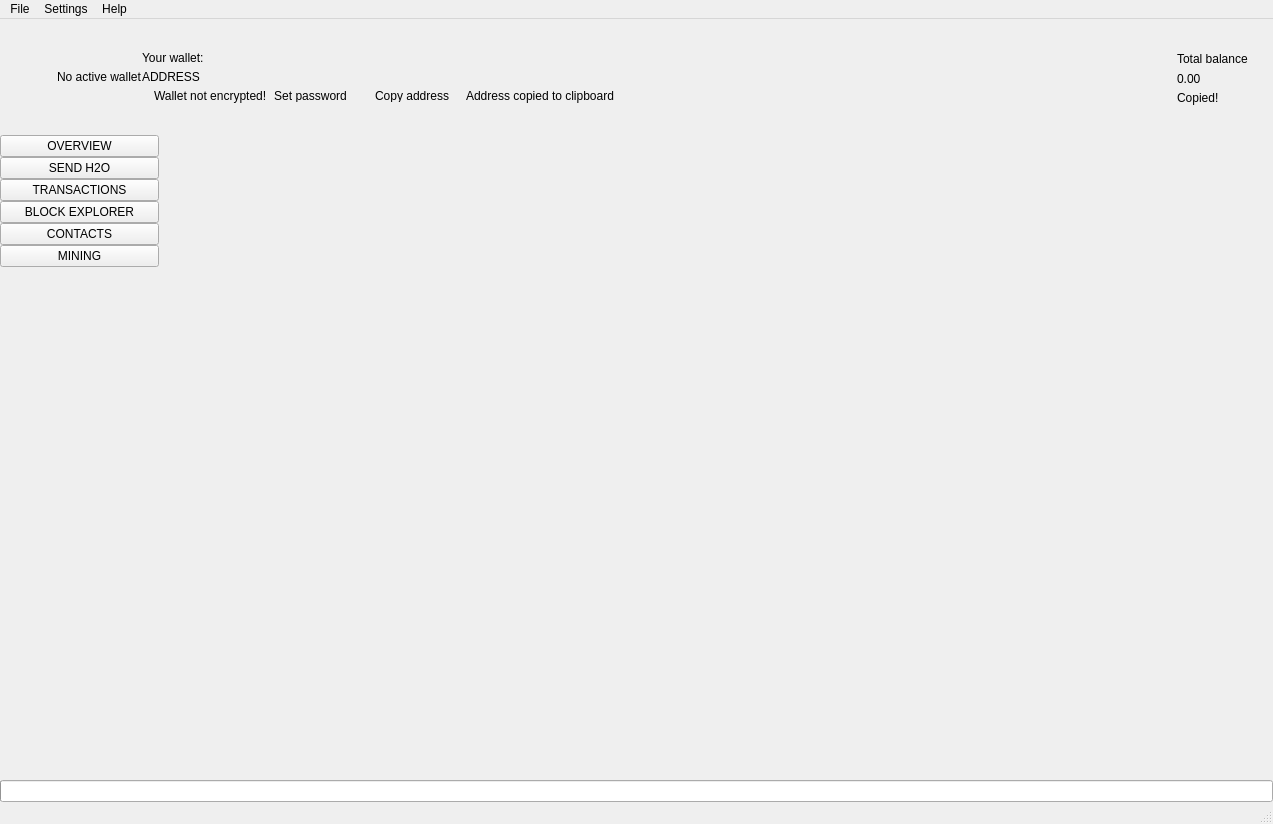
 <widget class="QMainWindow" name="MainWindow">
  <property name="geometry">
   <rect>
    <x>0</x>
    <y>0</y>
    <width>1273</width>
    <height>824</height>
   </rect>
  </property>
  <property name="sizePolicy">
   <sizepolicy hsizetype="Preferred" vsizetype="Preferred">
    <horstretch>0</horstretch>
    <verstretch>0</verstretch>
   </sizepolicy>
  </property>
  <property name="minimumSize">
   <size>
    <width>1260</width>
    <height>600</height>
   </size>
  </property>
  <property name="maximumSize">
   <size>
    <width>16777215</width>
    <height>16777215</height>
   </size>
  </property>
  <property name="windowTitle">
   <string>MainWindow</string>
  </property>
  <property name="windowIcon">
   <iconset>
    <normaloff>:/images/marcoin</normaloff>:/images/marcoin</iconset>
  </property>
  <widget class="QWidget" name="centralwidget">
   <layout class="QVBoxLayout" name="verticalLayout_2">
    <property name="spacing">
     <number>0</number>
    </property>
    <property name="leftMargin">
     <number>0</number>
    </property>
    <property name="topMargin">
     <number>0</number>
    </property>
    <property name="rightMargin">
     <number>0</number>
    </property>
    <property name="bottomMargin">
     <number>0</number>
    </property>
    <item>
     <widget class="QFrame" name="m_headerFrame">
      <property name="minimumSize">
       <size>
        <width>0</width>
        <height>116</height>
       </size>
      </property>
      <property name="maximumSize">
       <size>
        <width>16777215</width>
        <height>116</height>
       </size>
      </property>
      <property name="frameShape">
       <enum>QFrame::NoFrame</enum>
      </property>
      <property name="frameShadow">
       <enum>QFrame::Raised</enum>
      </property>
      <layout class="QHBoxLayout" name="horizontalLayout_3">
       <property name="spacing">
        <number>0</number>
       </property>
       <property name="leftMargin">
        <number>0</number>
       </property>
       <property name="topMargin">
        <number>0</number>
       </property>
       <property name="rightMargin">
        <number>25</number>
       </property>
       <property name="bottomMargin">
        <number>0</number>
       </property>
       <item>
        <spacer name="horizontalSpacer_2">
         <property name="orientation">
          <enum>Qt::Horizontal</enum>
         </property>
         <property name="sizeType">
          <enum>QSizePolicy::Fixed</enum>
         </property>
         <property name="sizeHint" stdset="0">
          <size>
           <width>30</width>
           <height>20</height>
          </size>
         </property>
        </spacer>
       </item>
       <item>
        <widget class="QLabel" name="m_logoLabel">
         <property name="text">
          <string/>
         </property>
        </widget>
       </item>
       <item>
        <spacer name="horizontalSpacer_5">
         <property name="orientation">
          <enum>Qt::Horizontal</enum>
         </property>
         <property name="sizeType">
          <enum>QSizePolicy::Fixed</enum>
         </property>
         <property name="sizeHint" stdset="0">
          <size>
           <width>20</width>
           <height>20</height>
          </size>
         </property>
        </spacer>
       </item>
       <item>
        <widget class="WalletGui::WalletSmallGrayTextLabel" name="m_noWalletLabel">
         <property name="text">
          <string>No active wallet</string>
         </property>
        </widget>
       </item>
       <item>
        <widget class="QFrame" name="m_walletFrame">
         <property name="frameShape">
          <enum>QFrame::NoFrame</enum>
         </property>
         <property name="frameShadow">
          <enum>QFrame::Raised</enum>
         </property>
         <layout class="QVBoxLayout" name="verticalLayout_3">
          <property name="spacing">
           <number>5</number>
          </property>
          <property name="leftMargin">
           <number>0</number>
          </property>
          <property name="topMargin">
           <number>0</number>
          </property>
          <property name="rightMargin">
           <number>0</number>
          </property>
          <property name="bottomMargin">
           <number>0</number>
          </property>
          <item>
           <spacer name="verticalSpacer_3">
            <property name="orientation">
             <enum>Qt::Vertical</enum>
            </property>
            <property name="sizeType">
             <enum>QSizePolicy::Minimum</enum>
            </property>
            <property name="sizeHint" stdset="0">
             <size>
              <width>20</width>
              <height>40</height>
             </size>
            </property>
           </spacer>
          </item>
          <item>
           <widget class="WalletGui::WalletSmallGrayTextLabel" name="m_walletLabel">
            <property name="text">
             <string>Your wallet:</string>
            </property>
            <property name="indent">
             <number>0</number>
            </property>
           </widget>
          </item>
          <item>
           <widget class="QLabel" name="m_addressLabel">
            <property name="sizePolicy">
             <sizepolicy hsizetype="Preferred" vsizetype="Preferred">
              <horstretch>0</horstretch>
              <verstretch>0</verstretch>
             </sizepolicy>
            </property>
            <property name="cursor">
             <cursorShape>PointingHandCursor</cursorShape>
            </property>
            <property name="toolTip">
             <string>Click to copy</string>
            </property>
            <property name="text">
             <string>ADDRESS</string>
            </property>
            <property name="indent">
             <number>0</number>
            </property>
           </widget>
          </item>
          <item>
           <layout class="QHBoxLayout" name="horizontalLayout_2">
            <property name="spacing">
             <number>0</number>
            </property>
            <item alignment="Qt::AlignTop">
             <widget class="QFrame" name="m_notEncryptedFrame">
              <property name="frameShape">
               <enum>QFrame::NoFrame</enum>
              </property>
              <property name="frameShadow">
               <enum>QFrame::Raised</enum>
              </property>
              <layout class="QHBoxLayout" name="horizontalLayout_4">
               <property name="spacing">
                <number>0</number>
               </property>
               <property name="leftMargin">
                <number>0</number>
               </property>
               <property name="topMargin">
                <number>0</number>
               </property>
               <property name="rightMargin">
                <number>0</number>
               </property>
               <property name="bottomMargin">
                <number>0</number>
               </property>
               <item alignment="Qt::AlignVCenter">
                <widget class="QLabel" name="m_notEncryptedIconLabel">
                 <property name="text">
                  <string/>
                 </property>
                 <property name="pixmap">
                  <pixmap resource="../../resources.qrc">:/icons/lock_open_gray</pixmap>
                 </property>
                 <property name="alignment">
                  <set>Qt::AlignLeading|Qt::AlignLeft|Qt::AlignVCenter</set>
                 </property>
                </widget>
               </item>
               <item>
                <spacer name="horizontalSpacer_11">
                 <property name="orientation">
                  <enum>Qt::Horizontal</enum>
                 </property>
                 <property name="sizeType">
                  <enum>QSizePolicy::Fixed</enum>
                 </property>
                 <property name="sizeHint" stdset="0">
                  <size>
                   <width>5</width>
                   <height>3</height>
                  </size>
                 </property>
                </spacer>
               </item>
               <item alignment="Qt::AlignVCenter">
                <widget class="WalletGui::WalletTinyGrayTextLabel" name="m_notEncryptedTextLabel">
                 <property name="text">
                  <string>Wallet not encrypted!</string>
                 </property>
                 <property name="alignment">
                  <set>Qt::AlignLeading|Qt::AlignLeft|Qt::AlignVCenter</set>
                 </property>
                </widget>
               </item>
               <item>
                <spacer name="horizontalSpacer_9">
                 <property name="orientation">
                  <enum>Qt::Horizontal</enum>
                 </property>
                 <property name="sizeType">
                  <enum>QSizePolicy::Fixed</enum>
                 </property>
                 <property name="sizeHint" stdset="0">
                  <size>
                   <width>3</width>
                   <height>3</height>
                  </size>
                 </property>
                </spacer>
               </item>
               <item alignment="Qt::AlignVCenter">
                <widget class="WalletGui::WalletTinyLinkLikeButton" name="m_encryptButton">
                 <property name="sizePolicy">
                  <sizepolicy hsizetype="Minimum" vsizetype="Minimum">
                   <horstretch>0</horstretch>
                   <verstretch>0</verstretch>
                  </sizepolicy>
                 </property>
                 <property name="minimumSize">
                  <size>
                   <width>0</width>
                   <height>3</height>
                  </size>
                 </property>
                 <property name="cursor">
                  <cursorShape>PointingHandCursor</cursorShape>
                 </property>
                 <property name="text">
                  <string>Set password</string>
                 </property>
                 <property name="flat">
                  <bool>true</bool>
                 </property>
                </widget>
               </item>
               <item>
                <spacer name="horizontalSpacer_10">
                 <property name="orientation">
                  <enum>Qt::Horizontal</enum>
                 </property>
                 <property name="sizeType">
                  <enum>QSizePolicy::Fixed</enum>
                 </property>
                 <property name="sizeHint" stdset="0">
                  <size>
                   <width>20</width>
                   <height>3</height>
                  </size>
                 </property>
                </spacer>
               </item>
              </layout>
             </widget>
            </item>
            <item alignment="Qt::AlignVCenter">
             <widget class="WalletGui::WalletTinyLinkLikeButton" name="m_copyAddressButton">
              <property name="sizePolicy">
               <sizepolicy hsizetype="Minimum" vsizetype="Minimum">
                <horstretch>0</horstretch>
                <verstretch>0</verstretch>
               </sizepolicy>
              </property>
              <property name="minimumSize">
               <size>
                <width>0</width>
                <height>3</height>
               </size>
              </property>
              <property name="cursor">
               <cursorShape>PointingHandCursor</cursorShape>
              </property>
              <property name="focusPolicy">
               <enum>Qt::NoFocus</enum>
              </property>
              <property name="autoFillBackground">
               <bool>true</bool>
              </property>
              <property name="text">
               <string>Copy address</string>
              </property>
              <property name="flat">
               <bool>true</bool>
              </property>
             </widget>
            </item>
            <item>
             <spacer name="horizontalSpacer_7">
              <property name="orientation">
               <enum>Qt::Horizontal</enum>
              </property>
              <property name="sizeType">
               <enum>QSizePolicy::Fixed</enum>
              </property>
              <property name="sizeHint" stdset="0">
               <size>
                <width>13</width>
                <height>3</height>
               </size>
              </property>
             </spacer>
            </item>
            <item alignment="Qt::AlignVCenter">
             <widget class="WalletGui::CopyMagicLabel" name="m_copyAddressLabel">
              <property name="text">
               <string>Address copied to clipboard</string>
              </property>
              <property name="alignment">
               <set>Qt::AlignLeading|Qt::AlignLeft|Qt::AlignVCenter</set>
              </property>
             </widget>
            </item>
            <item>
             <spacer name="horizontalSpacer">
              <property name="orientation">
               <enum>Qt::Horizontal</enum>
              </property>
              <property name="sizeHint" stdset="0">
               <size>
                <width>40</width>
                <height>3</height>
               </size>
              </property>
             </spacer>
            </item>
           </layout>
          </item>
          <item>
           <spacer name="verticalSpacer_2">
            <property name="orientation">
             <enum>Qt::Vertical</enum>
            </property>
            <property name="sizeType">
             <enum>QSizePolicy::Minimum</enum>
            </property>
            <property name="sizeHint" stdset="0">
             <size>
              <width>20</width>
              <height>40</height>
             </size>
            </property>
           </spacer>
          </item>
         </layout>
        </widget>
       </item>
       <item>
        <spacer name="horizontalSpacer_3">
         <property name="orientation">
          <enum>Qt::Horizontal</enum>
         </property>
         <property name="sizeType">
          <enum>QSizePolicy::Expanding</enum>
         </property>
         <property name="sizeHint" stdset="0">
          <size>
           <width>34</width>
           <height>20</height>
          </size>
         </property>
        </spacer>
       </item>
       <item>
        <spacer name="horizontalSpacer_8">
         <property name="orientation">
          <enum>Qt::Horizontal</enum>
         </property>
         <property name="sizeType">
          <enum>QSizePolicy::Fixed</enum>
         </property>
         <property name="sizeHint" stdset="0">
          <size>
           <width>34</width>
           <height>20</height>
          </size>
         </property>
        </spacer>
       </item>
       <item alignment="Qt::AlignRight|Qt::AlignVCenter">
        <widget class="QFrame" name="m_balanceFrame">
         <layout class="QGridLayout" name="gridLayout">
          <property name="leftMargin">
           <number>0</number>
          </property>
          <property name="topMargin">
           <number>30</number>
          </property>
          <property name="rightMargin">
           <number>0</number>
          </property>
          <property name="bottomMargin">
           <number>0</number>
          </property>
          <property name="verticalSpacing">
           <number>3</number>
          </property>
          <item row="0" column="2">
           <layout class="QVBoxLayout" name="verticalLayout_4">
            <item>
             <widget class="QLabel" name="m_balanceTextLabel">
              <property name="text">
               <string>Total balance</string>
              </property>
             </widget>
            </item>
            <item>
             <widget class="QLabel" name="m_balanceLabel">
              <property name="cursor">
               <cursorShape>PointingHandCursor</cursorShape>
              </property>
              <property name="toolTip">
               <string>Click to copy</string>
              </property>
              <property name="text">
               <string>0.00</string>
              </property>
             </widget>
            </item>
           </layout>
          </item>
          <item row="1" column="2">
           <widget class="WalletGui::CopyMagicLabel" name="m_balanceCopyLabel">
            <property name="text">
             <string>Copied!</string>
            </property>
           </widget>
          </item>
          <item row="0" column="1">
           <spacer name="horizontalSpacer_6">
            <property name="orientation">
             <enum>Qt::Horizontal</enum>
            </property>
            <property name="sizeType">
             <enum>QSizePolicy::Fixed</enum>
            </property>
            <property name="sizeHint" stdset="0">
             <size>
              <width>2</width>
              <height>39</height>
             </size>
            </property>
           </spacer>
          </item>
          <item row="2" column="2">
           <spacer name="verticalSpacer_5">
            <property name="orientation">
             <enum>Qt::Vertical</enum>
            </property>
            <property name="sizeType">
             <enum>QSizePolicy::Expanding</enum>
            </property>
            <property name="sizeHint" stdset="0">
             <size>
              <width>20</width>
              <height>50</height>
             </size>
            </property>
           </spacer>
          </item>
          <item row="0" column="0">
           <widget class="QLabel" name="m_balanceIconLabel">
            <property name="text">
             <string/>
            </property>
            <property name="pixmap">
             <pixmap resource="../../resources.qrc">:/icons/total_balance</pixmap>
            </property>
           </widget>
          </item>
         </layout>
        </widget>
       </item>
      </layout>
     </widget>
    </item>
    <item>
     <layout class="QHBoxLayout" name="horizontalLayout" stretch="0,0,0,0,0,0,0,0">
      <property name="spacing">
       <number>0</number>
      </property>
      <item>
       <widget class="QFrame" name="m_toolFrame">
        <property name="frameShape">
         <enum>QFrame::NoFrame</enum>
        </property>
        <property name="frameShadow">
         <enum>QFrame::Plain</enum>
        </property>
        <property name="lineWidth">
         <number>0</number>
        </property>
        <layout class="QVBoxLayout" name="verticalLayout">
         <property name="spacing">
          <number>0</number>
         </property>
         <property name="leftMargin">
          <number>0</number>
         </property>
         <property name="topMargin">
          <number>0</number>
         </property>
         <property name="rightMargin">
          <number>0</number>
         </property>
         <property name="bottomMargin">
          <number>0</number>
         </property>
         <item>
          <widget class="QPushButton" name="m_overviewButton">
           <property name="sizePolicy">
            <sizepolicy hsizetype="Minimum" vsizetype="Fixed">
             <horstretch>0</horstretch>
             <verstretch>0</verstretch>
            </sizepolicy>
           </property>
           <property name="focusPolicy">
            <enum>Qt::NoFocus</enum>
           </property>
           <property name="text">
            <string>OVERVIEW</string>
           </property>
           <property name="checkable">
            <bool>true</bool>
           </property>
           <attribute name="buttonGroup">
            <string notr="true">m_toolButtonGroup</string>
           </attribute>
          </widget>
         </item>
         <item>
          <widget class="QPushButton" name="m_sendButton">
           <property name="sizePolicy">
            <sizepolicy hsizetype="Minimum" vsizetype="Fixed">
             <horstretch>0</horstretch>
             <verstretch>0</verstretch>
            </sizepolicy>
           </property>
           <property name="focusPolicy">
            <enum>Qt::NoFocus</enum>
           </property>
           <property name="text">
            <string>SEND H2O</string>
           </property>
           <property name="checkable">
            <bool>true</bool>
           </property>
           <attribute name="buttonGroup">
            <string notr="true">m_toolButtonGroup</string>
           </attribute>
          </widget>
         </item>
         <item>
          <widget class="QPushButton" name="m_transactionsButton">
           <property name="sizePolicy">
            <sizepolicy hsizetype="Minimum" vsizetype="Fixed">
             <horstretch>0</horstretch>
             <verstretch>0</verstretch>
            </sizepolicy>
           </property>
           <property name="focusPolicy">
            <enum>Qt::NoFocus</enum>
           </property>
           <property name="text">
            <string>TRANSACTIONS</string>
           </property>
           <property name="checkable">
            <bool>true</bool>
           </property>
           <attribute name="buttonGroup">
            <string notr="true">m_toolButtonGroup</string>
           </attribute>
          </widget>
         </item>
         <item>
          <widget class="QPushButton" name="m_blockExplorerButton">
           <property name="focusPolicy">
            <enum>Qt::NoFocus</enum>
           </property>
           <property name="text">
            <string>BLOCK EXPLORER</string>
           </property>
           <property name="checkable">
            <bool>true</bool>
           </property>
           <attribute name="buttonGroup">
            <string notr="true">m_toolButtonGroup</string>
           </attribute>
          </widget>
         </item>
         <item>
          <widget class="QPushButton" name="m_addressBookButton">
           <property name="sizePolicy">
            <sizepolicy hsizetype="Minimum" vsizetype="Fixed">
             <horstretch>0</horstretch>
             <verstretch>0</verstretch>
            </sizepolicy>
           </property>
           <property name="focusPolicy">
            <enum>Qt::NoFocus</enum>
           </property>
           <property name="text">
            <string>CONTACTS</string>
           </property>
           <property name="checkable">
            <bool>true</bool>
           </property>
           <attribute name="buttonGroup">
            <string notr="true">m_toolButtonGroup</string>
           </attribute>
          </widget>
         </item>
         <item>
          <widget class="QPushButton" name="m_miningButton">
           <property name="focusPolicy">
            <enum>Qt::NoFocus</enum>
           </property>
           <property name="text">
            <string>MINING</string>
           </property>
           <property name="checkable">
            <bool>true</bool>
           </property>
           <attribute name="buttonGroup">
            <string notr="true">m_toolButtonGroup</string>
           </attribute>
          </widget>
         </item>
         <item>
          <spacer name="verticalSpacer">
           <property name="orientation">
            <enum>Qt::Vertical</enum>
           </property>
           <property name="sizeHint" stdset="0">
            <size>
             <width>20</width>
             <height>40</height>
            </size>
           </property>
          </spacer>
         </item>
        </layout>
       </widget>
      </item>
      <item>
       <widget class="WalletGui::OverviewFrame" name="m_overviewFrame">
        <property name="frameShape">
         <enum>QFrame::NoFrame</enum>
        </property>
        <property name="frameShadow">
         <enum>QFrame::Raised</enum>
        </property>
       </widget>
      </item>
      <item>
       <widget class="WalletGui::SendFrame" name="m_sendFrame">
        <property name="frameShape">
         <enum>QFrame::NoFrame</enum>
        </property>
        <property name="frameShadow">
         <enum>QFrame::Raised</enum>
        </property>
       </widget>
      </item>
      <item>
       <widget class="WalletGui::TransactionsFrame" name="m_transactionsFrame">
        <property name="frameShape">
         <enum>QFrame::NoFrame</enum>
        </property>
        <property name="frameShadow">
         <enum>QFrame::Raised</enum>
        </property>
       </widget>
      </item>
      <item>
       <widget class="WalletGui::AddressBookFrame" name="m_addressBookFrame">
        <property name="frameShape">
         <enum>QFrame::NoFrame</enum>
        </property>
        <property name="frameShadow">
         <enum>QFrame::Raised</enum>
        </property>
       </widget>
      </item>
      <item>
       <widget class="WalletGui::NoWalletFrame" name="m_noWalletFrame">
        <property name="frameShape">
         <enum>QFrame::NoFrame</enum>
        </property>
        <property name="frameShadow">
         <enum>QFrame::Raised</enum>
        </property>
       </widget>
      </item>
      <item>
       <widget class="WalletGui::BlockExplorerFrame" name="m_blockExplorerFrame">
        <property name="frameShape">
         <enum>QFrame::NoFrame</enum>
        </property>
        <property name="frameShadow">
         <enum>QFrame::Raised</enum>
        </property>
       </widget>
      </item>
      <item>
       <widget class="WalletGui::MiningFrame" name="m_miningFrame">
        <property name="frameShape">
         <enum>QFrame::NoFrame</enum>
        </property>
        <property name="frameShadow">
         <enum>QFrame::Raised</enum>
        </property>
       </widget>
      </item>
     </layout>
    </item>
    <item>
     <widget class="QProgressBar" name="m_syncProgress">
      <property name="maximum">
       <number>100</number>
      </property>
      <property name="value">
       <number>0</number>
      </property>
      <property name="textVisible">
       <bool>false</bool>
      </property>
     </widget>
    </item>
   </layout>
  </widget>
  <widget class="QMenuBar" name="menubar">
   <property name="geometry">
    <rect>
     <x>0</x>
     <y>0</y>
     <width>1273</width>
     <height>21</height>
    </rect>
   </property>
   <widget class="QMenu" name="menuFile">
    <property name="title">
     <string>File</string>
    </property>
    <addaction name="m_createWalletAction"/>
    <addaction name="m_openWalletAction"/>
    <addaction name="m_recentWalletsAction"/>
    <addaction name="m_backupWalletAction"/>
    <addaction name="m_saveKeysAction"/>
    <addaction name="m_resetAction"/>
    <addaction name="m_importKeyAction"/>
    <addaction name="m_exportKeyAction"/>
    <addaction name="m_exportTrackingKeyAction"/>
    <addaction name="m_exitAction"/>
   </widget>
   <widget class="QMenu" name="menuSettings">
    <property name="title">
     <string>Settings</string>
    </property>
    <widget class="QMenu" name="menuThemes">
     <property name="title">
      <string>Themes</string>
     </property>
    </widget>
    <addaction name="m_encryptWalletAction"/>
    <addaction name="m_changePasswordAction"/>
    <addaction name="separator"/>
    <addaction name="m_autostartAction"/>
    <addaction name="m_minimizeToTrayAction"/>
    <addaction name="m_closeToTrayAction"/>
    <addaction name="separator"/>
    <addaction name="m_preferencesAction"/>
    <addaction name="menuThemes"/>
   </widget>
   <widget class="QMenu" name="menuHelp">
    <property name="title">
     <string>Help</string>
    </property>
    <addaction name="m_communityForumAction"/>
    <addaction name="m_reportIssueAction"/>
    <addaction name="m_aboutMarcoinAction"/>
    <addaction name="m_aboutQtAction"/>
   </widget>
   <addaction name="menuFile"/>
   <addaction name="menuSettings"/>
   <addaction name="menuHelp"/>
  </widget>
  <widget class="WalletGui::WalletStatusBar" name="statusBar"/>
  <action name="m_exitAction">
   <property name="checkable">
    <bool>false</bool>
   </property>
   <property name="enabled">
    <bool>true</bool>
   </property>
   <property name="text">
    <string>Exit</string>
   </property>
   <property name="shortcut">
    <string>Ctrl+Q</string>
   </property>
  </action>
  <action name="m_createWalletAction">
   <property name="enabled">
    <bool>true</bool>
   </property>
   <property name="text">
    <string>Create wallet</string>
   </property>
  </action>
  <action name="m_openWalletAction">
   <property name="enabled">
    <bool>true</bool>
   </property>
   <property name="text">
    <string>Open wallet</string>
   </property>
  </action>
  <action name="m_encryptWalletAction">
   <property name="enabled">
    <bool>true</bool>
   </property>
   <property name="text">
    <string>Encrypt wallet</string>
   </property>
  </action>
  <action name="m_changePasswordAction">
   <property name="enabled">
    <bool>true</bool>
   </property>
   <property name="text">
    <string>Change password</string>
   </property>
   <property name="toolTip">
    <string>Change password</string>
   </property>
  </action>
  <action name="m_aboutMarcoinAction">
   <property name="enabled">
    <bool>true</bool>
   </property>
   <property name="text">
    <string>About Marcoin</string>
   </property>
  </action>
  <action name="m_aboutQtAction">
   <property name="enabled">
    <bool>true</bool>
   </property>
   <property name="text">
    <string>About Qt</string>
   </property>
  </action>
  <action name="m_backupWalletAction">
   <property name="enabled">
    <bool>true</bool>
   </property>
   <property name="text">
    <string>Backup wallet</string>
   </property>
  </action>
  <action name="m_autostartAction">
   <property name="checkable">
    <bool>true</bool>
   </property>
   <property name="text">
    <string>Start on system login</string>
   </property>
  </action>
  <action name="m_minimizeToTrayAction">
   <property name="checkable">
    <bool>true</bool>
   </property>
   <property name="text">
    <string>Minimize to tray</string>
   </property>
  </action>
  <action name="m_closeToTrayAction">
   <property name="checkable">
    <bool>true</bool>
   </property>
   <property name="text">
    <string>Close to tray</string>
   </property>
  </action>
  <action name="m_preferencesAction">
   <property name="text">
    <string>Preferences</string>
   </property>
  </action>
  <action name="m_recentWalletsAction">
   <property name="text">
    <string>Recent wallets</string>
   </property>
  </action>
  <action name="m_exportTrackingKeyAction">
   <property name="text">
    <string>Export tracking key</string>
   </property>
   <property name="toolTip">
    <string>Export tracking key</string>
   </property>
  </action>
  <action name="m_importKeyAction">
   <property name="text">
    <string>Import key</string>
   </property>
   <property name="toolTip">
    <string>Import key</string>
   </property>
  </action>
  <action name="m_communityForumAction">
   <property name="text">
    <string>Community forum</string>
   </property>
  </action>
  <action name="m_reportIssueAction">
   <property name="text">
    <string>Report an issue</string>
   </property>
  </action>
  <action name="m_resetAction">
   <property name="text">
    <string>Reset wallet</string>
   </property>
  </action>
  <action name="m_saveKeysAction">
   <property name="text">
    <string>Save wallet keys</string>
   </property>
  </action>
  <action name="m_exportKeyAction">
   <property name="text">
    <string>Export key</string>
   </property>
   <property name="toolTip">
    <string>Export key</string>
   </property>
  </action>
 </widget>
